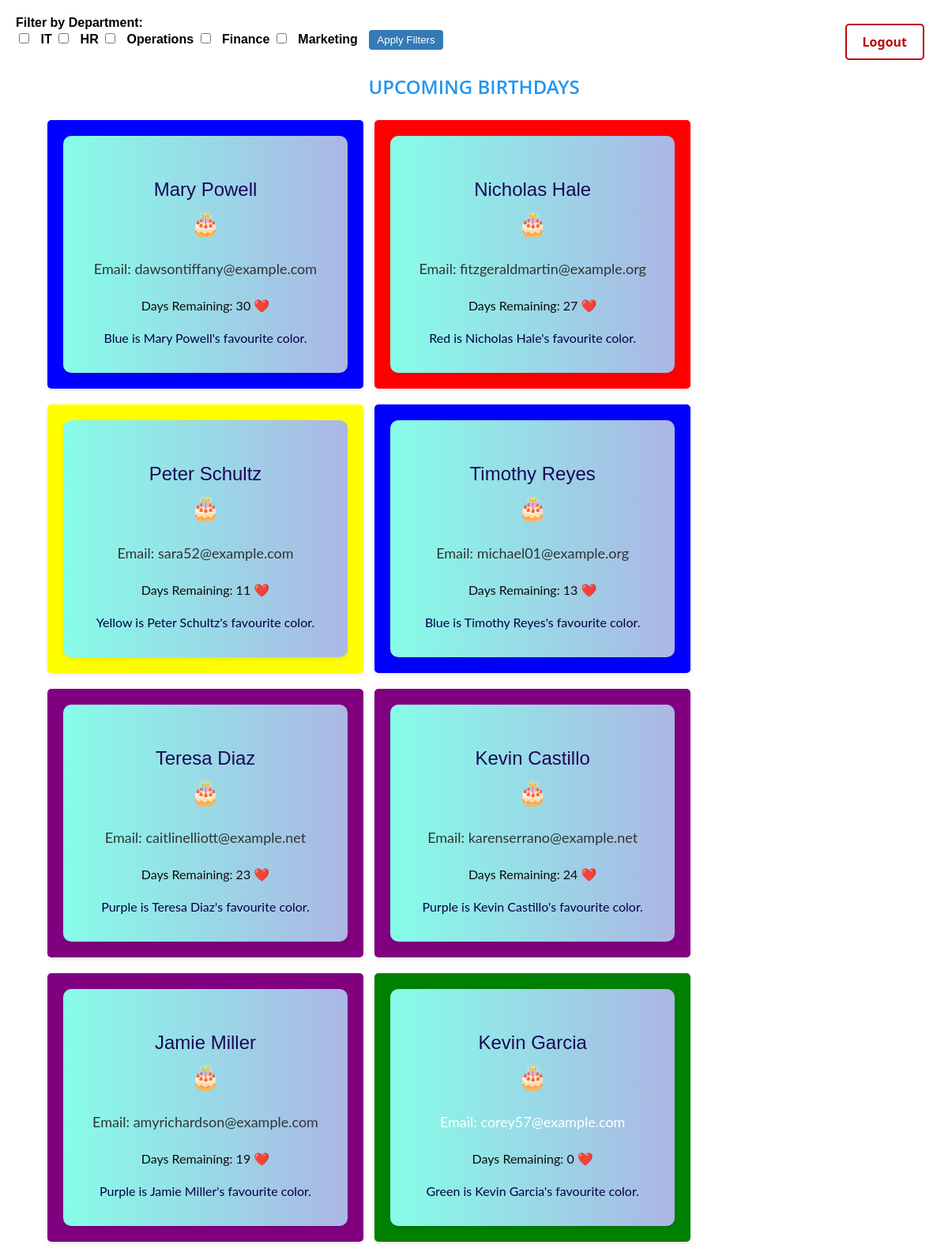
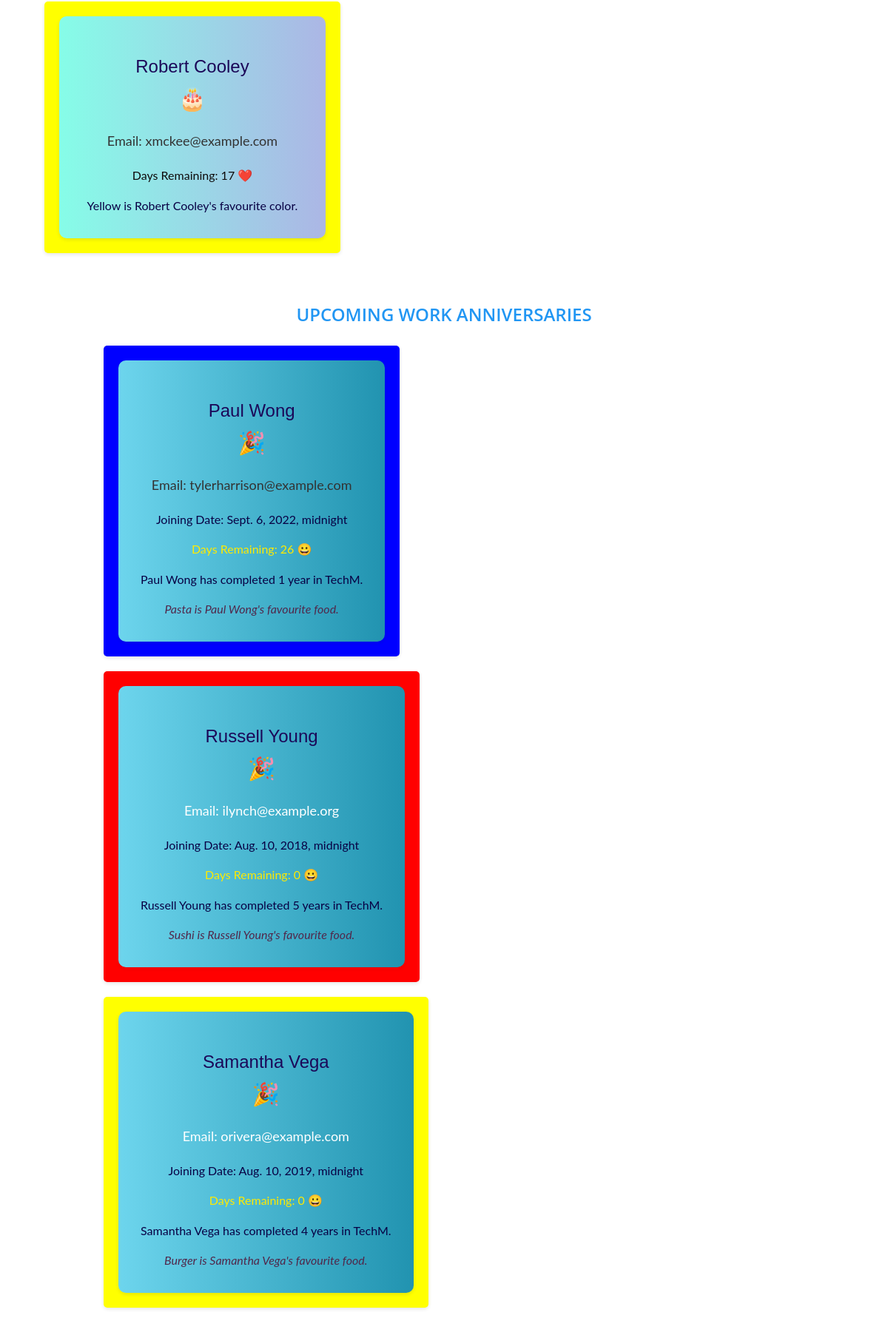
Screenshot of /upcoming-events/ (signed in, upper part) with the database file from the repository (2 pictures, top to bottom).
### employee_data_service/models.py (models this page shows, shortened)
class Employee(models.Model):
    name = models.CharField(max_length=255)
    dob = models.DateTimeField(null=True)
    doj = models.DateTimeField(null=True)
    email = models.EmailField()
    eId=models.BigIntegerField(primary_key=True,null=False)
    fc=models.CharField(max_length=15)
    ff=models.CharField(max_length=50)
    dept=models.CharField(max_length=50, null=True)

### employee_data_service/views.py (the view)
# urls.py: path('upcoming-events/', upcoming_events, name='upcoming_events'),
@capture_span("upcoming_events", "custo")
@login_required(login_url='login')
def upcoming_events(request):
    try:
        depts = request.GET.getlist('dept')
        employee_data = Employee.objects.all()
        upcoming_events = calculate_upcoming_events(employee_data, depts)
        logger.info(f"Upcoming events calculated for {len(employee_data)} employees. Count of upcoming events: {len(employee_data)} employees. Count of upcoming events: {len(upcoming_events['upcoming_work_anniversaries'])+len(upcoming_events['upcoming_birthdays'])}")
        return render(request, 'upcoming-events.html', {'employee_data': employee_data, 'upcoming_events': upcoming_events})
    except Exception as e:
        logger.error(f"Error calculating upcoming events: {str(e)}", exc_info=True)
        return render(request, 'error.html', {'error_message': 'An error occurred while calculating upcoming events.'})

### employee_data_service/templates/upcoming-events.html (shortened to what this page needs)
<!DOCTYPE html>
<html>
    <head>
    </head>
    <body>
        <form class="filter-form" method="get" action="{% url 'upcoming_events'%}">
            <label for="dept">Filter by Department:</label> <br>
            <input type="checkbox" name="dept" value="IT"> IT
            <input type="checkbox" name="dept" value="HR"> HR
            <input type="checkbox" name="dept" value="Operations"> Operations
            <input type="checkbox" name="dept" value="Finance"> Finance
            <input type="checkbox" name="dept" value="Marketing"> Marketing
            <button type="submit">Apply Filters</button>
        </form>
        <h2>Upcoming Birthdays</h2>
            <div class="logout-container">
                <a class="logout-link " href="{% url 'logout' %}">Logout</a>
            </div>
        <div class="event-container">
            {% if  upcoming_events.upcoming_birthdays %}
                <ul>
                    {% for birthday in upcoming_events.upcoming_birthdays %}
                    <li  {% if birthday.days_remaining == 0 %}class="special-effect"{% endif %}
                        {% if birthday.fc == 'Yellow' %}style="background: yellow;"{% endif %}
                        {% if birthday.fc == 'Red' %}style="background: red;"{% endif %}
                        {% if birthday.fc == 'Blue' %}style="background: blue;"{% endif %}
                        {% if birthday.fc == 'Blue' %}style="background: blue;"{% endif %}
                        {% if birthday.fc == 'Green' %}style="background: green;"{% endif %}
                        {% if birthday.fc == 'Purple' %}style="background: purple;"{% endif %}
                    >
                            <div class="event-card birthday-card">
                                <h3 class="event-card__title">{{ birthday.name }}</h3>
                                <span class="event-card__icon">🎂</span>
                                <p class="event-card__description">Email: {{ birthday.email }}</p>
                                <p class="event-card__extra-info"><span class="heart-icon">Days Remaining: {{ birthday.days_remaining }}</span> ❤️</p>
                                <p class="event-card__extra-info">{{birthday.fc}} is {{birthday.name}}'s favourite color.</p>
                            </div>
                        </li>
                    {% endfor %}
                </ul>
            {% else %}
                <p class="no-events">No upcoming birthdays. 😔</p>
            {% endif %}
        </div>
        <h2>Upcoming Work Anniversaries</h2>
        <div class="event-container" >
            {% if upcoming_events.upcoming_work_anniversaries %}
                <ul>
                    {% for anniversary in upcoming_events.upcoming_work_anniversaries %}
                        <li id="xyz" {% if anniversary.days_remaining == 0 %} class="special-effect"{% endif %}
                            {% if anniversary.fc == 'Yellow' %}style="background: yellow;"{% endif %}
                            {% if anniversary.fc == 'Red' %}style="background: red;"{% endif %}
                            {% if anniversary.fc == 'Blue' %}style="background: blue;"{% endif %}
                            {% if anniversary.fc == 'Blue' %}style="background: blue;"{% endif %}
                        >
                            <div class="event-card anniversary-card">
                                <h3 class="event-card__title">{{ anniversary.name }}</h3>
                                <span class="event-card__icon">🎉</span>
                                <p class="event-card__description">Email: {{ anniversary.email }}</p>
                                <p class="event-card__extra-info">Joining Date: {{ anniversary.doj }}</p>
                                <p class="event-card__extra-info"><span class="smiley-icon">Days Remaining: {{ anniversary.days_remaining }}</span> 😀</p>
                                <p class="event-card__extra-info">{% if anniversary.total_years == 1 %}{{anniversary.name}} has completed {{anniversary.total_years}} year in TechM.{% else %}{{anniversary.name}} has completed {{anniversary.total_years}} years in TechM.{% endif %}</p>
                                <p class="event-card__extra-info"><span class="food">{{anniversary.ff}} is {{anniversary.name}}'s favourite food.</span></p>
                            </div>
                        </li>
                    {% endfor %}
                </ul>
            {% else %}
                <p class="no-events">No upcoming work anniversaries. 😔</p>
            {% endif %}
        </div>
    </body>
    </html>

### employee_data_service/templates/upcoming-events.html (style rules this page uses)
body { font-family: 'Segoe UI', Tahoma, Geneva, Verdana, sans-serif; margin: 0; padding: 20px; color: #333; }
h2 { color: #2196f3; margin-bottom: 10px; font-size: 24px; text-align: center; text-transform: uppercase; margin-top: 30px; }
li { background: linear-gradient(to bottom, #ffffff, #f9f9f9); padding: 10px; margin-bottom: 20px; border-radius: 5px; list-style-type: none; box-shadow: 0 2px 5px rgba(0, 0, 0, 0.1); }
.special-effect { animation: pulseEffect 2s infinite; background-color: #00DBDE; background-image: linear-gradient(90deg, #00DBDE 0%, #FC00FF 100%); color: #ffffff; font-weight: bold; }
.logout-link { float: right; color: #ba0707; text-decoration: none; font-weight: bold; margin-top: 20px; margin-right: 20px; padding: 10px 20px; border: 2px solid #ba0707; border-radius: 5px; transition: background-color 0.3s ease; }
.heart-icon { color: #0e0b0c; }
.smiley-icon { color: #ffea00; }
.food { font-style: italic; color: #51284b; }
.event-container { display: flex; flex-wrap: wrap; justify-content: center; align-items: center; }
.event-card { background-color: #f9f9f9; border-radius: 10px; box-shadow: 0 2px 5px rgba(0, 0, 0, 0.1); padding: 20px; margin: 10px; display: flex; flex-direction: column; align-items: center; text-align: center; transition: transform 0.3s; min-width: 300px; height: 50%; padding: 30px; }
.event-card__title { font-size: 24px; color: #1b0758; margin-bottom: 10px; }
.event-card__icon { font-size: 30px; margin-bottom: 10px; }
.event-card__description { margin-bottom: 10px; font-size: 18px; }
.event-card__extra-info { font-size: 16px; color: #080044; margin-bottom: 5px; }
.birthday-card { background: #acb6e5; background: -webkit-linear-gradient(to right, #86fde8, #acb6e5); background: linear-gradient(to right, #86fde8, #acb6e5); }
.anniversary-card { background: #2193b0; background: -webkit-linear-gradient(to right, #6dd5ed, #2193b0); background: linear-gradient(to right, #6dd5ed, #2193b0); }
.event-container { display: flex; justify-content: center; align-items: center; flex-wrap: wrap; }
h2 { font-family: 'Open Sans', sans-serif; font-weight: 600; font-size: 24px; }
h3 { font-family: 'Montserrat', sans-serif; font-weight: 500; font-size: 20px; }
p, span { font-family: 'Lato', sans-serif; font-weight: normal; font-size: 16px; }
li { font-family: 'Raleway', sans-serif; font-weight: 500; font-size: 18px; display: inline-block; margin-right: 10px; }
.logout-container { position: fixed; top: 10px; right: 10px; z-index: 999; }
.filter-form { margin-bottom: 20px; color: #000000; text-decoration: none; font-weight: bold; transition: background-color 0.3s ease; font-family:'Franklin Gothic Medium', 'Arial Narrow', Arial, sans-serif; }
.filter-form label { font-weight: bold; }
.filter-form input[type="checkbox"] { margin-right: 10px; }
.filter-form button { padding: 5px 10px; margin-left: 10px; background-color: #337ab7; color: #fff; border: none; cursor: pointer; display: inline-block; border-radius: 4px; }
#xyz { margin-right: 80px; margin-left: 80px; }

### rows the page displays
Employee: name "Mary Powell", email "dawsontiffany@example.com", fc "Blue", name "Mary Powell"
Employee: name "Nicholas Hale", email "fitzgeraldmartin@example.org", fc "Red", name "Nicholas Hale"
Employee: name "Peter Schultz", email "sara52@example.com", fc "Yellow", name "Peter Schultz"
Employee: name "Timothy Reyes", email "michael01@example.org", fc "Blue", name "Timothy Reyes"
Employee: name "Teresa Diaz", email "caitlinelliott@example.net", fc "Purple", name "Teresa Diaz"
Employee: name "Kevin Castillo", email "karenserrano@example.net", fc "Purple", name "Kevin Castillo"
Employee: name "Jamie Miller", email "amyrichardson@example.com", fc "Purple", name "Jamie Miller"
Employee: name "Kevin Garcia", email "corey57@example.com", fc "Green", name "Kevin Garcia"
Employee: name "Robert Cooley", email "xmckee@example.com", fc "Yellow", name "Robert Cooley"
Employee: name "Paul Wong", email "tylerharrison@example.com", doj "Sept. 6, 2022, midnight", name "Paul Wong", ff "Pasta", name "Paul Wong"
Employee: name "Russell Young", email "ilynch@example.org", doj "Aug. 10, 2018, midnight", name "Russell Young", ff "Sushi", name "Russell Young"
Employee: name "Samantha Vega", email "orivera@example.com", doj "Aug. 10, 2019, midnight", name "Samantha Vega", ff "Burger", name "Samantha Vega"

### other values shown
{{ birthday.days_remaining }} "30" "27" "11" "13" "23" "24" "19" "0" "17"
{{ anniversary.days_remaining }} "26" "0" "0"
{{ anniversary.total_years }} "1"
{{ anniversary.total_years }} "5" "4"
